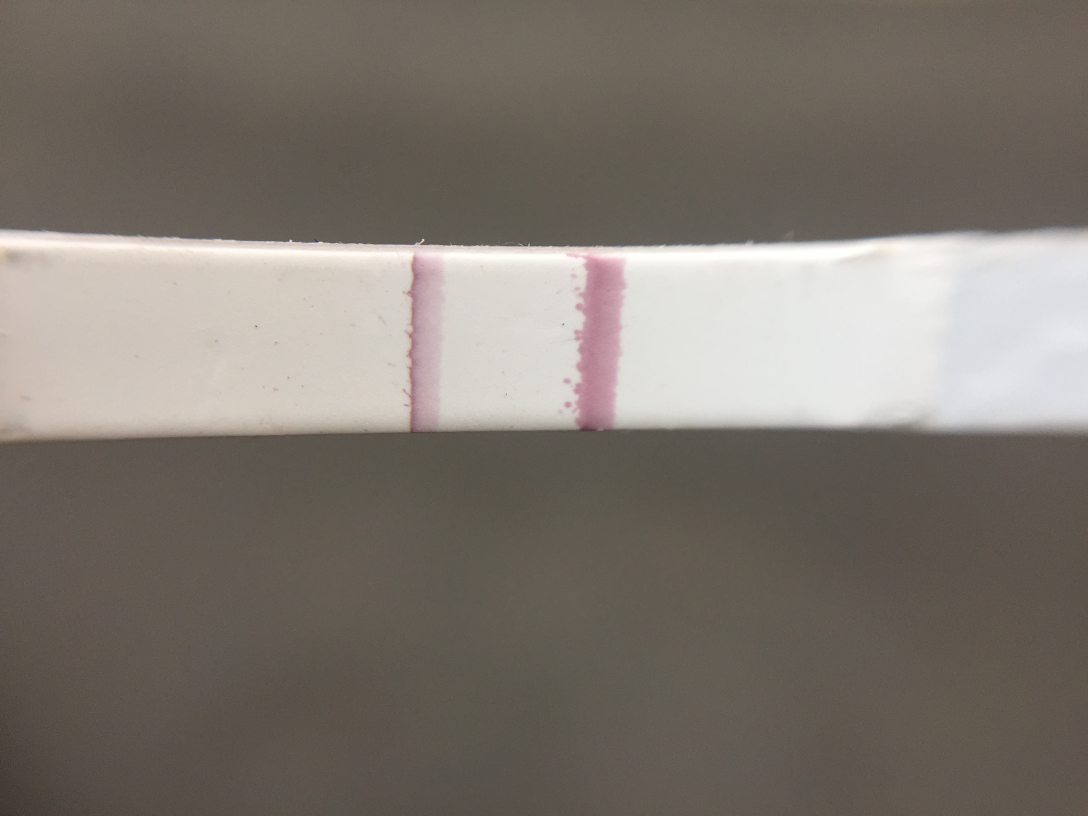
#> input picture neva_assignment/10/IMG_3060.JPG, 3264 x 2448 px, given as the content of the folder 10/IMG_3060.JPG, which was not available (shown at 1/3 size)
$ python read.py
#> lines starting #> are read from the running program, lines starting #| are printed output that depends on the picture; after the words box and inside, x2 and y2 are one past the last pixel; in counts of white or black regions, pixels touching at a corner belong together; pictures that were not available may be replaced by others from this repository, and a replacement may not be noted
import glob
import cv2
import numpy as np
import sys

filename = input("Enter the file name in which images are present = ")
#> the answer given: 10/IMG_3060.JPG


for img in glob.glob(filename+'/*.*'):
    try :
        var_img = cv2.imread(img)
#> var_img is the input picture: shape (2448, 3264, 3); mean B, G, R 110.9, 118.5, 125.8

        ## as size of image is too large for visualization , so reducing its size
        small_img = cv2.resize(var_img , None , fx = .25 , fy = .25 , interpolation = cv2.INTER_AREA )
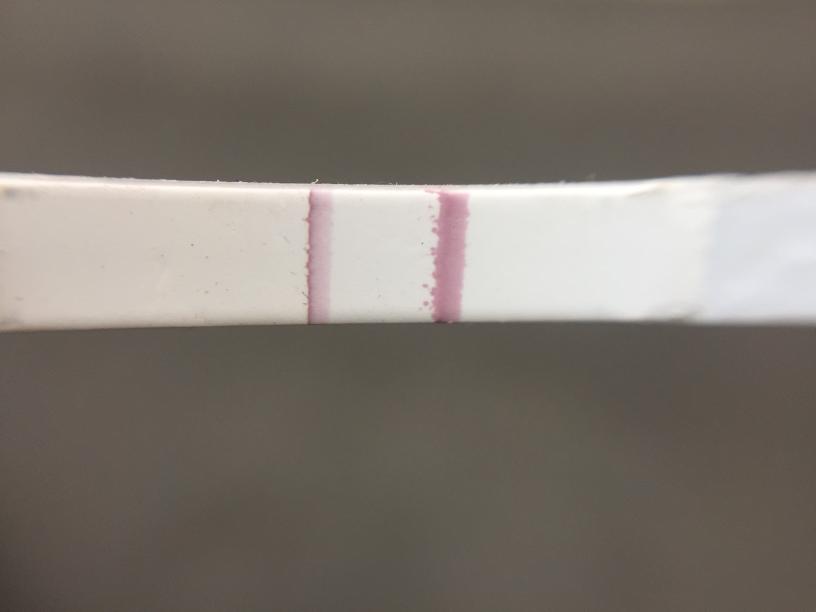
#> small_img: shape (612, 816, 3); mean B, G, R 110.9, 118.5, 125.8
        #cv2.imshow(str(img) , small_img)


        ## changing the image to grayscale image for threshold operation
        grayscale_img = cv2.cvtColor(small_img , cv2.COLOR_BGR2GRAY)
        cv2.imshow(str(img)+'_gray' , grayscale_img)


        ## using threshold to differ between the bacterial strip and and the background
        retval , threshold_img = cv2.threshold(grayscale_img , 120 , 255 , cv2.THRESH_BINARY)
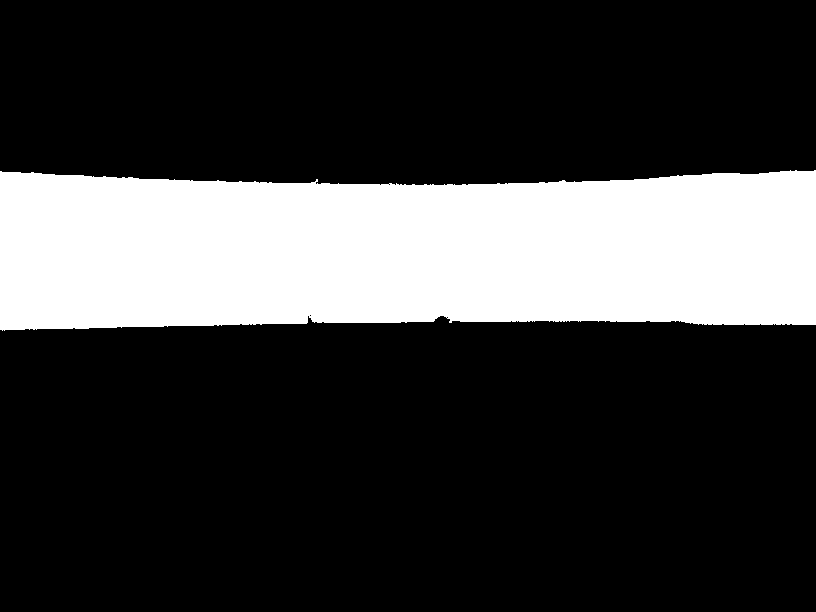
#> threshold_img: shape (612, 816); 23.7% white; 1 white region, box (x1, y1, x2, y2) and area: (0, 170, 816, 331) 118206
        cv2.imshow(str(img)+'_threshold' , threshold_img)


        ## changing all the in small_img area to black where threshold_img is black
        small_img[ threshold_img == 0] = 0
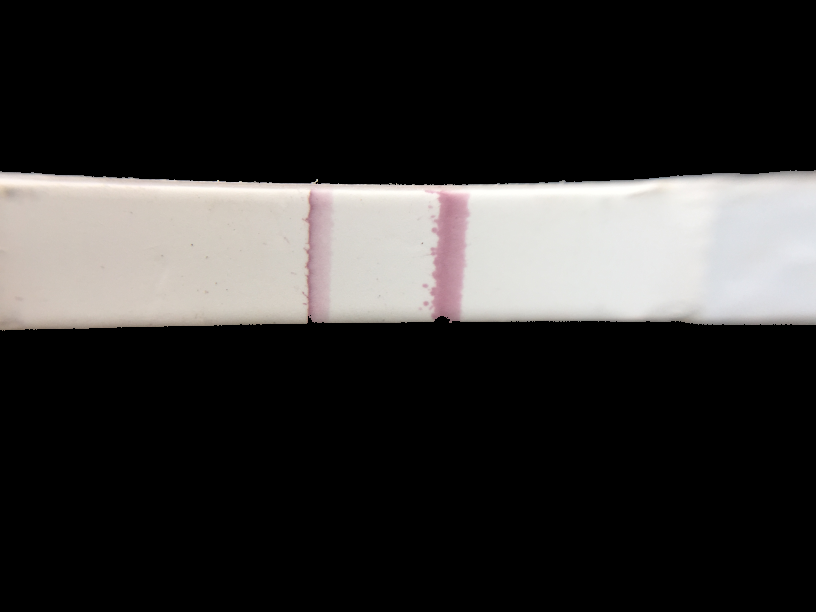
#> small_img: shape (612, 816, 3); mean B, G, R 48.4, 49.4, 50.9

        cv2.imshow(str(img)+'_result' , small_img)

        ## using morphological operations
        ## for removal of noise in image by performing erosion followed by dilation , using "opening" in cv2

        kernel = np.ones((3,3) ,  np.float32)
        dilation = cv2.morphologyEx(small_img , cv2.MORPH_OPEN , kernel)


        ## cropping the resultant image

        ## getting the width and shape of image

        width , height  = threshold_img.shape
#> width = 612; height = 816


        ## starting for front to encounter the first occurance of 255 in threshold image
        for i in range(width) :
                if 255 in threshold_img[i] :
                    if 255 in threshold_img[i+20]:
                        start = i
                    else:
                        pass
                    break

        ## starting from back to encounter the first occurance of 255 in threshold image
        for j in range(width-1 , 0 , -1):
            if 255 in threshold_img[j]:
                    if 255 in threshold_img[i+20]:
                        end = j
                    else :
                        pass
                    break


        ## getting the final Region Of Image

        ROI = dilation[start : end , 0 : height]
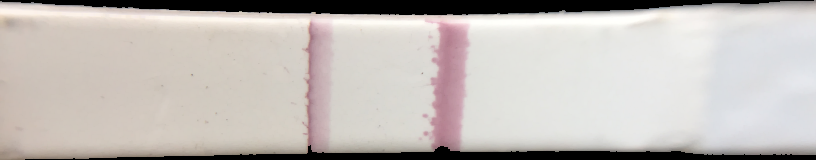
#> ROI: shape (160, 816, 3); mean B, G, R 184.5, 188.4, 194.1
        cv2.imshow(str(img)+"_ROI.JPG" , ROI)

        print (str(img))
        if "png" in str(img):
            cv2.imwrite(str(img)+"_save.png" , ROI)
        else :
            cv2.imwrite(str(img)+"_save.JPG" , ROI)


        cv2.waitKey(0)
        cv2.destroyAllWindows()

    except Exception as e:
        print (e)
